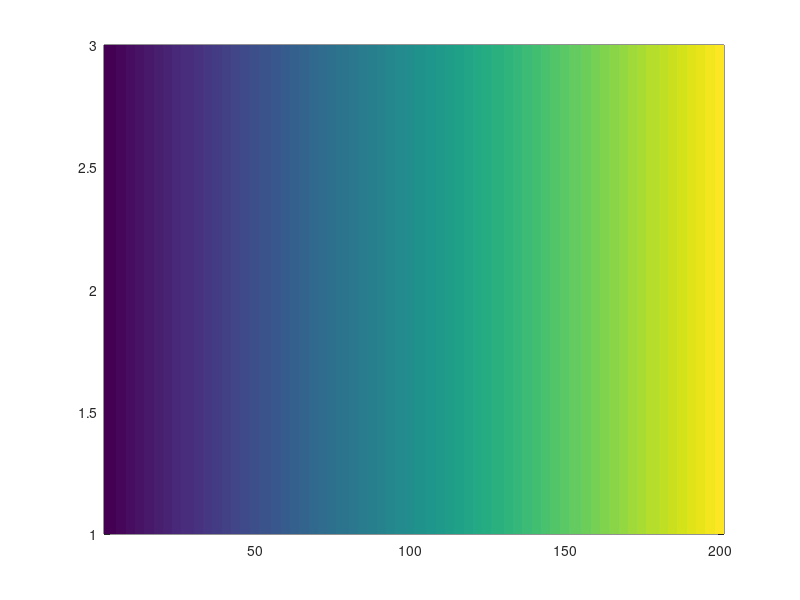

Write MATLAB code to recreate this figure. (Note: this script raises an error after producing the figure.)
A = (0:1:200)./200;
C=A;
A=A.^10;

figure(1)
B = [C; C; C];
pcolor(B)
shading flat
colormap(pastelliceglow(128))

figure(2)
B = [C; C; C];
pcolor(B)
shading flat
colormap(pastellice(128))